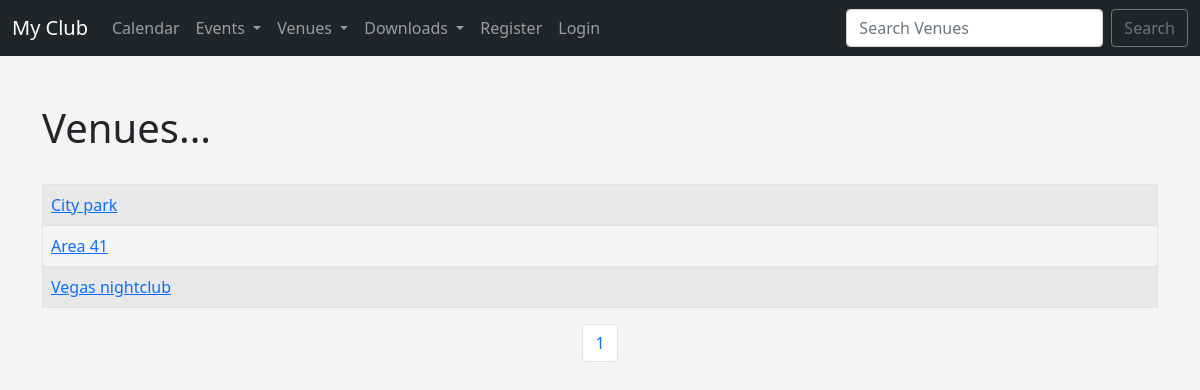
Screenshot of /list_venues with the database file from the repository.
### events/models.py (models this page shows)
class Venue(models.Model):
    name = models.CharField("Venue Name", max_length=120)
    address = models.CharField(max_length=300)
    zip_code = models.CharField("Zip Code", max_length=15)
    phone = models.CharField("Contact Phone", max_length=25, blank=True)
    web = models.URLField("Website address", blank=True)
    email_address = models.EmailField("Email Address", blank=True)
    owner = models.IntegerField("Venue Owner", blank=False, default=1)
    venue_image = models.ImageField(null=True, blank=True, upload_to="images/")
    def __str__(self) -> str:
        return self.name

### events/views.py (the view)
# urls.py: path('list_venues', views.list_venues, name='list-venues'),
def list_venues(request):
    venue_list = Venue.objects.all()
    p = Paginator(Venue.objects.all(), 3)
    page = request.GET.get('page')
    venues = p.get_page(page)
    nums = "a" * venues.paginator.num_pages
    return render(request, 'events/venue.html',
                  {'venue_list': venue_list,
                   'venues': venues,
                   'nums': nums}
                  )

### events/templates/events/venue.html (shortened to what this page needs)
{% extends 'events/base.html' %} {% block content %}
<h1>Venues...</h1>
<br />
<table class="table table-striped table-hover table-bordered">
  {% for venue in venues %}
  <tr>
    <td>
      <a href="{% url 'show-venue' venue.id %}">{{ venue }}</a>
    </td>
  </tr>
  {% endfor %}
</table>
<nav aria-label="Page navigation example">
  <ul class="pagination justify-content-center">
    {% for i in nums %}
    <li class="page-item">
      <a class="page-link" href="?page={{ forloop.counter }}"
        >{{ forloop.counter }}</a
      >
    </li>
    {% endfor %}
  </ul>
</nav>
<br />
{% endblock %}

### events/templates/events/base.html (style rules this page uses)
body { background: #f4f4f4; }

### rows the page displays
Venue: name "City park"
Venue: name "Area 41"
Venue: name "Vegas nightclub"
